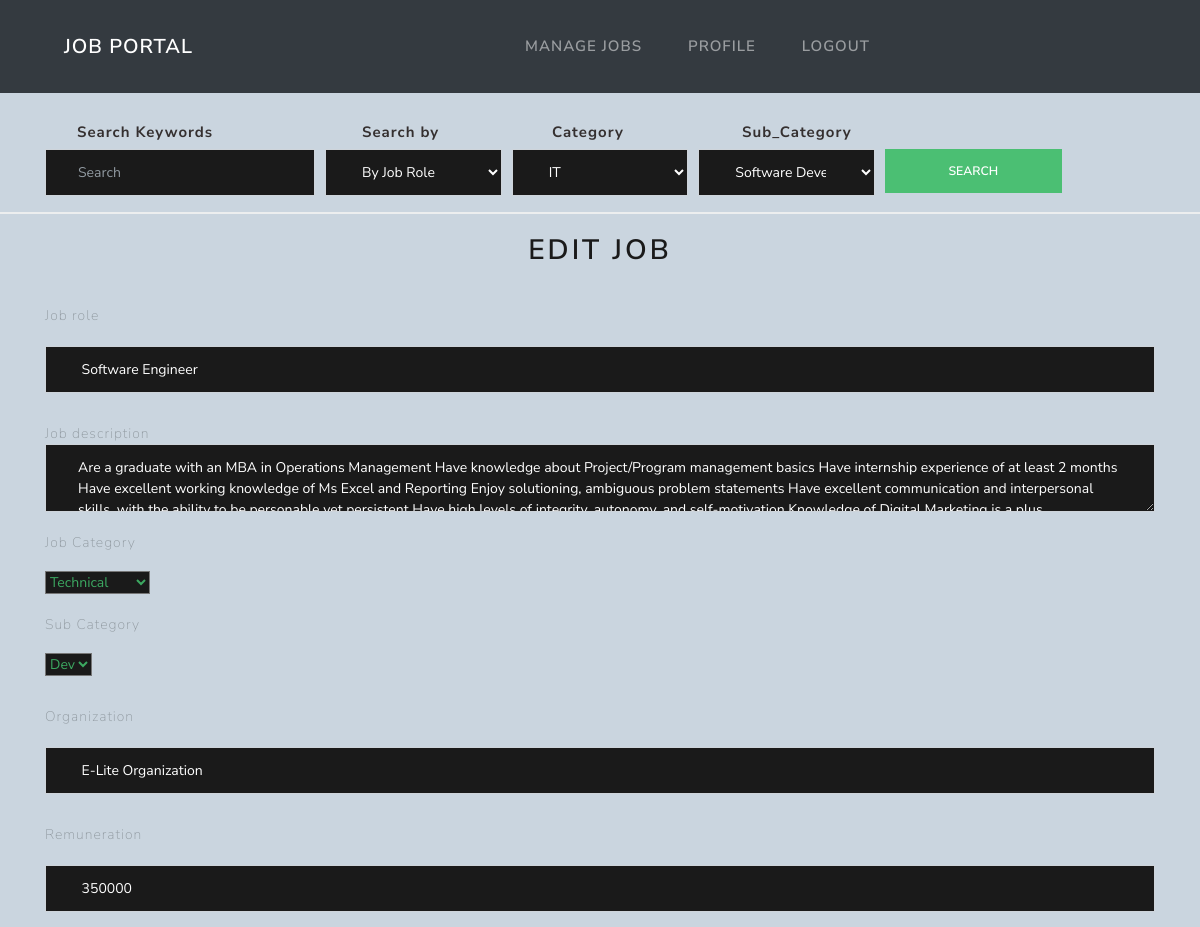
Page /job_edit/9 (signed in, upper part) on the earlier database version.
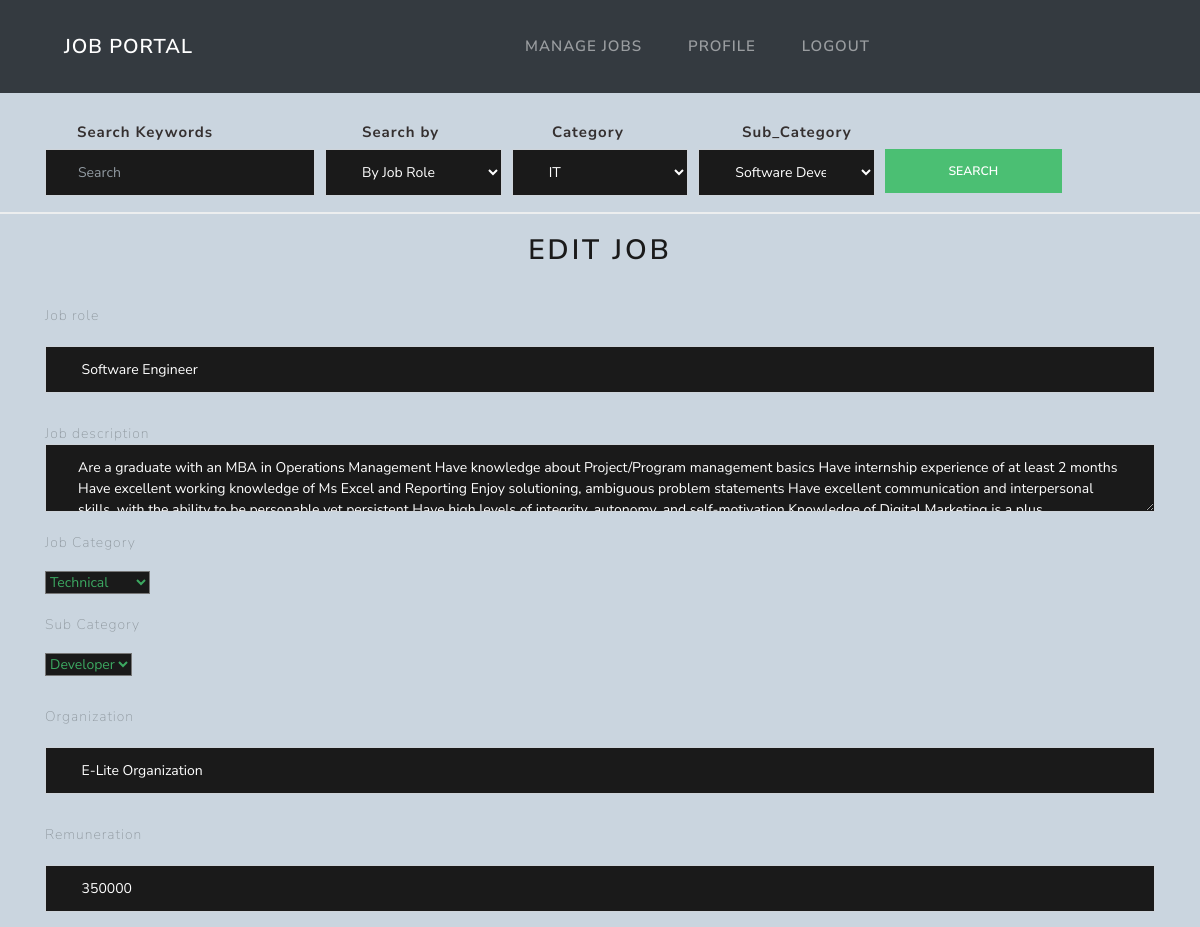
Same page on the later database version.
### core/models.py (models this page shows, shortened)
class Subcategory(models.Model):
    sub_category_name = models.CharField(max_length=255)
    category = models.ForeignKey(Category, on_delete=models.CASCADE)

### core/views.py (the view)
# urls.py: path('job_edit/<int:id>', edit_job, name='job_edit'),
@login_required
def edit_job(request, id):
    if request.method == "POST":
        form = CreateJobForm(request.POST)
        if form.is_valid():
            job_role = form.cleaned_data['job_role']
            job_description = form.cleaned_data['job_description']
            job_organization = form.cleaned_data['organization']
            job_remuneration = form.cleaned_data['remuneration']
            job_location = form.cleaned_data['location']
            skill_required_1 = form.cleaned_data['skill_required_1']
            skill_required_2 = form.cleaned_data['skill_required_2']
            skill_required_3 = form.cleaned_data['skill_required_3']
            skill_required_4 = form.cleaned_data['skill_required_4']
            skill_required_5 = form.cleaned_data['skill_required_5']
            deadline = form.cleaned_data['deadline']
            category = form.cleaned_data['category']
            sub_category = form.cleaned_data['sub_category']
            try:
                job = Job.objects.get(id=id)
                job.job_role = job_role
                job.job_description = job_description
                job.organization = job_organization
                job.remuneration = job_remuneration
                job.location = job_location
                job.skill_required_1 = skill_required_1
                job.skill_required_2 = skill_required_2
                job.skill_required_3 = skill_required_3
                job.skill_required_4 = skill_required_4
                job.skill_required_5 = skill_required_5
                job.deadline = deadline
                job.category = category
                job.sub_category = sub_category
                job.save()
                messages.success(request, 'Your Job was Saved')
                form = CreateJobForm(initial={'job_role': job_role, 'job_description': job_description,
                                              'organization': job_organization, 'remuneration': job_remuneration,
                                              'location': job_location, 'skill_required_1': skill_required_1,
                                              'skill_required_2': skill_required_2, 'skill_required_3': skill_required_3, 'skill_required_4': skill_required_4, 'skill_required_5': skill_required_5, 'deadline': deadline,  'category': category, 'sub_category': sub_category.sub_category_name})
                args = {'form': form}
                return render(request, 'components/editjob.html', args)
            except Exception as e:
                messages.warning(
                    request, 'Job edit failed. Please make sure your form is complete and error free')
                return render(request, 'components/editjob.html', {'form': form})
        else:
            messages.warning(
                request, "Job edit failed. Please make sure your form is complete and error free")
            return render(request, 'components/editjob.html', {'form': form})
    else:
        try:
            job = Job.objects.get(pk=id)
            job_role = job.job_role
            job_description = job.job_description
            organization = job.organization
            remuneration = job.remuneration
            location = job.location
            skill_required_1 = job.skill_required_1
            skill_required_2 = job.skill_required_2
            skill_required_3 = job.skill_required_3
            skill_required_4 = job.skill_required_4
            skill_required_5 = job.skill_required_5
            category = job.category
            sub_category = job.sub_category
            deadline = job.deadline
            form = CreateJobForm(initial={'job_role': job_role, 'job_description': job_description,
                                          'organization': organization, 'remuneration': remuneration,
                                          'location': location, 'skill_required_1': skill_required_1,
                                          'skill_required_2': skill_required_2, 'skill_required_3': skill_required_3, 'skill_required_4': skill_required_4, 'skill_required_5': skill_required_5, 'deadline': deadline,
                                          'category': category, 'sub_category':
                                          sub_category.sub_category_name})
            args = {'form': form}
            return render(request, 'components/editjob.html', args)
        except Exception as e:
            messages.warning(request, 'No Such Job Exists')
            return render(request, 'components/editjob.html')

### core/forms.py
class CreateJobForm(forms.Form):
    class Meta:
        model = Job
    job_role = forms.CharField(max_length=255)
    job_description = forms.CharField(max_length=1000, widget=forms.Textarea)
    category = forms.ModelChoiceField(queryset=Category.objects.all())
    sub_category = forms.ModelChoiceField(queryset=Subcategory.objects.all())
    organization = forms.CharField(max_length=255)
    remuneration = forms.IntegerField()
    location = forms.CharField(max_length=255)
    skill_required_1 = forms.CharField(max_length=255)
    skill_required_2 = forms.CharField(max_length=255)
    skill_required_3 = forms.CharField(max_length=255, required=False)
    skill_required_4 = forms.CharField(max_length=255, required=False)
    skill_required_5 = forms.CharField(max_length=255, required=False)
    deadline = forms.DateField(widget=forms.DateInput(attrs={'type': 'date'}))

### core/models.py (called while the page is built)
    def __str__(self):
        return self.category_name

### core/templates/components/editjob.html (shortened to what this page needs)
{%  extends "base.html" %}
{% block content %}
<div class="container">
    {%  if form %}
    <div class="text-center" style="margin-top: 20px">
        <h2> EDIT JOB </h2>
    </div>
    {% endif %}
    <div class="form-group" >
    <form method="post" id="jobform"  data-subcategory-url="{% url 'subcategory'  %}" >
    <div>
        {%  for  field in form %}
            {% if field.label == 'ad_choices' %}
                <p style="margin-top: 30px;" >Advertise Job Now</p>
                <select name="job_ad_flag" style="display: block; margin-top: 10px;background-color: #1a1a1a; color: #3ca861">
                {% for key,value in form.fields.job_ad_flag.choices %}
                    <option class="option-values"
                            value="{{  key }}"{% if field.value == key %}selected {% endif  %}>{{ value }}</option>
                {% endfor %}
                </select>
                {% elif field.label == "Deadline" %}
                <label for="{{ field.name }}" style="margin-top: 30px; margin-bottom: -40px">
                    {{ field.label }} </label>
                <input id="deadline" name="{{ field.name }}" class="form-control "
                       style="background-color: #1a1a1a; color: #ffffff"
                value="{{field.value.year}}-{{field.value.month}}-{{field.value.day}}">
                 </input>
                {%  elif field.label == "Job description" %}
                <label for="{{ field.name }}" style= "margin-top: 30px; margin-bottom: -40px">
                {{ field.label}}
                </label>
                <textarea name="{{ field.name }}" class="form-control"
                           style="background-color: #1a1a1a;
                           color: #ffffff">{{field.value}}</textarea>
                {% elif field.label == 'Category' %}
                    <label for="id_category" style="margin-top: 20px"> Job Category </label>
                    <select name="category" id="id_category" style="display: block; margin-top: 10px;background-color: #1a1a1a; color: #3ca861">
                    {% for key,value in form.fields.category.choices %}
                    <option class="option-values"
                            value="{{  key }}"{% if field.value == key %} selected {% endif  %}>{{ value }}</option>
                    {% endfor %}
                    </select>
                {% elif field.label == 'Sub category' %}
                    <label for="id_sub_category" style="margin-top: 20px"> Sub Category </label>
                    <select name="sub_category" id="id_sub_category" style="display:
                     block; margin-top: 10px;background-color: #1a1a1a; color: #3ca861">
                    <option class="option-values"
                            value="">{{ field.value }}</option>
                    </select>
            {% else %}
                <label for="{{ field.name }}" style="margin-top: 30px; margin-bottom: -40px">
                    {{ field.label }} </label>
                <input  name="{{ field.name }}" class="form-control "
                        value="{% if field.value %} {{field.value}}{% endif %}"
                       style="background-color: #1a1a1a; color: #ffffff">
            {% endif %}
            {% endfor %}
    </div>
    </form>
         </div>
    </div>
{% endblock %}

Differences in the rows shown:
changed Subcategory: sub_category "Dev" → "Developer"
